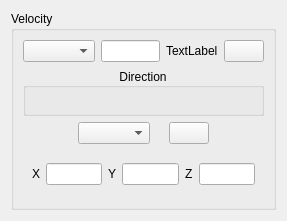
<ui version="4.0" >
 <class>BoundaryConditionsVelocityInletForm</class>
 <widget class="QWidget" name="BoundaryConditionsVelocityInletForm" >
  <property name="geometry" >
   <rect>
    <x>0</x>
    <y>0</y>
    <width>287</width>
    <height>221</height>
   </rect>
  </property>
  <property name="windowTitle" >
   <string>Form</string>
  </property>
  <layout class="QGridLayout" name="gridLayout" >
   <item row="0" column="0" >
    <widget class="QGroupBox" name="groupBoxVelocity" >
     <property name="title" >
      <string>Velocity</string>
     </property>
     <layout class="QVBoxLayout" name="verticalLayout" >
      <item>
       <layout class="QHBoxLayout" name="horizontalLayout_4" >
        <item>
         <spacer>
          <property name="orientation" >
           <enum>Qt::Horizontal</enum>
          </property>
          <property name="sizeHint" stdset="0" >
           <size>
            <width>16</width>
            <height>20</height>
           </size>
          </property>
         </spacer>
        </item>
        <item>
         <layout class="QHBoxLayout" name="horizontalLayout_3" >
          <item>
           <widget class="QComboBox" name="comboBoxVelocity" />
          </item>
          <item>
           <widget class="QLineEdit" name="lineEditVelocity" />
          </item>
          <item>
           <widget class="QLabel" name="labelUnitVelocity" >
            <property name="text" >
             <string>TextLabel</string>
            </property>
           </widget>
          </item>
          <item>
           <spacer name="horizontalSpacer" >
            <property name="orientation" >
             <enum>Qt::Horizontal</enum>
            </property>
            <property name="sizeHint" stdset="0" >
             <size>
              <width>17</width>
              <height>20</height>
             </size>
            </property>
           </spacer>
          </item>
          <item>
           <widget class="QPushButton" name="pushButtonVelocityFormula" >
            <property name="text" >
             <string/>
            </property>
            <property name="icon" >
             <iconset resource="resources_pages.qrc" >
              <normaloff>:/new/prefix1/icons/22x22/edit-find-replace.png</normaloff>:/new/prefix1/icons/22x22/edit-find-replace.png</iconset>
            </property>
            <property name="iconSize" >
             <size>
              <width>22</width>
              <height>22</height>
             </size>
            </property>
           </widget>
          </item>
         </layout>
        </item>
        <item>
         <spacer>
          <property name="orientation" >
           <enum>Qt::Horizontal</enum>
          </property>
          <property name="sizeHint" stdset="0" >
           <size>
            <width>20</width>
            <height>22</height>
           </size>
          </property>
         </spacer>
        </item>
       </layout>
      </item>
      <item>
       <widget class="QGroupBox" name="groupBox" >
        <property name="title" >
         <string>Direction</string>
        </property>
        <property name="alignment" >
         <set>Qt::AlignCenter</set>
        </property>
        <property name="flat" >
         <bool>true</bool>
        </property>
       </widget>
      </item>
      <item>
       <layout class="QHBoxLayout" name="horizontalLayout_2" >
        <item>
         <spacer name="horizontalSpacer_2" >
          <property name="orientation" >
           <enum>Qt::Horizontal</enum>
          </property>
          <property name="sizeHint" stdset="0" >
           <size>
            <width>40</width>
            <height>20</height>
           </size>
          </property>
         </spacer>
        </item>
        <item>
         <layout class="QHBoxLayout" name="horizontalLayout" >
          <item>
           <widget class="QComboBox" name="comboBoxDirection" />
          </item>
          <item>
           <spacer name="horizontalSpacer_3" >
            <property name="orientation" >
             <enum>Qt::Horizontal</enum>
            </property>
            <property name="sizeHint" stdset="0" >
             <size>
              <width>13</width>
              <height>20</height>
             </size>
            </property>
           </spacer>
          </item>
          <item>
           <widget class="QPushButton" name="pushButtonDirectionFormula" >
            <property name="text" >
             <string/>
            </property>
            <property name="icon" >
             <iconset resource="resources_pages.qrc" >
              <normaloff>:/new/prefix1/icons/22x22/edit-find-replace.png</normaloff>:/new/prefix1/icons/22x22/edit-find-replace.png</iconset>
            </property>
            <property name="iconSize" >
             <size>
              <width>22</width>
              <height>22</height>
             </size>
            </property>
           </widget>
          </item>
         </layout>
        </item>
        <item>
         <spacer name="horizontalSpacer_4" >
          <property name="orientation" >
           <enum>Qt::Horizontal</enum>
          </property>
          <property name="sizeHint" stdset="0" >
           <size>
            <width>40</width>
            <height>20</height>
           </size>
          </property>
         </spacer>
        </item>
       </layout>
      </item>
      <item>
       <widget class="QFrame" name="frameDirectionCoordinates" >
        <property name="minimumSize" >
         <size>
          <width>16</width>
          <height>42</height>
         </size>
        </property>
        <property name="frameShape" >
         <enum>QFrame::NoFrame</enum>
        </property>
        <property name="frameShadow" >
         <enum>QFrame::Raised</enum>
        </property>
        <property name="lineWidth" >
         <number>0</number>
        </property>
        <layout class="QHBoxLayout" name="_4" >
         <item>
          <spacer>
           <property name="orientation" >
            <enum>Qt::Horizontal</enum>
           </property>
           <property name="sizeHint" stdset="0" >
            <size>
             <width>21</width>
             <height>20</height>
            </size>
           </property>
          </spacer>
         </item>
         <item>
          <layout class="QHBoxLayout" name="_5" >
           <item>
            <widget class="QLabel" name="labelXVelocity" >
             <property name="text" >
              <string>X</string>
             </property>
            </widget>
           </item>
           <item>
            <widget class="QLineEdit" name="lineEditDirectionX" >
             <property name="maximumSize" >
              <size>
               <width>80</width>
               <height>16777215</height>
              </size>
             </property>
            </widget>
           </item>
           <item>
            <spacer>
             <property name="orientation" >
              <enum>Qt::Horizontal</enum>
             </property>
             <property name="sizeHint" stdset="0" >
              <size>
               <width>20</width>
               <height>20</height>
              </size>
             </property>
            </spacer>
           </item>
           <item>
            <widget class="QLabel" name="labelYVelocity" >
             <property name="text" >
              <string>Y</string>
             </property>
            </widget>
           </item>
           <item>
            <widget class="QLineEdit" name="lineEditDirectionY" >
             <property name="maximumSize" >
              <size>
               <width>80</width>
               <height>16777215</height>
              </size>
             </property>
            </widget>
           </item>
           <item>
            <spacer>
             <property name="orientation" >
              <enum>Qt::Horizontal</enum>
             </property>
             <property name="sizeHint" stdset="0" >
              <size>
               <width>16</width>
               <height>16</height>
              </size>
             </property>
            </spacer>
           </item>
           <item>
            <widget class="QLabel" name="labelZVelocity" >
             <property name="text" >
              <string>Z</string>
             </property>
            </widget>
           </item>
           <item>
            <widget class="QLineEdit" name="lineEditDirectionZ" >
             <property name="maximumSize" >
              <size>
               <width>80</width>
               <height>16777215</height>
              </size>
             </property>
            </widget>
           </item>
          </layout>
         </item>
         <item>
          <spacer>
           <property name="orientation" >
            <enum>Qt::Horizontal</enum>
           </property>
           <property name="sizeHint" stdset="0" >
            <size>
             <width>40</width>
             <height>20</height>
            </size>
           </property>
          </spacer>
         </item>
        </layout>
       </widget>
      </item>
     </layout>
    </widget>
   </item>
  </layout>
 </widget>
 <resources>
  <include location="resources_pages.qrc" />
 </resources>
 <connections/>
</ui>
